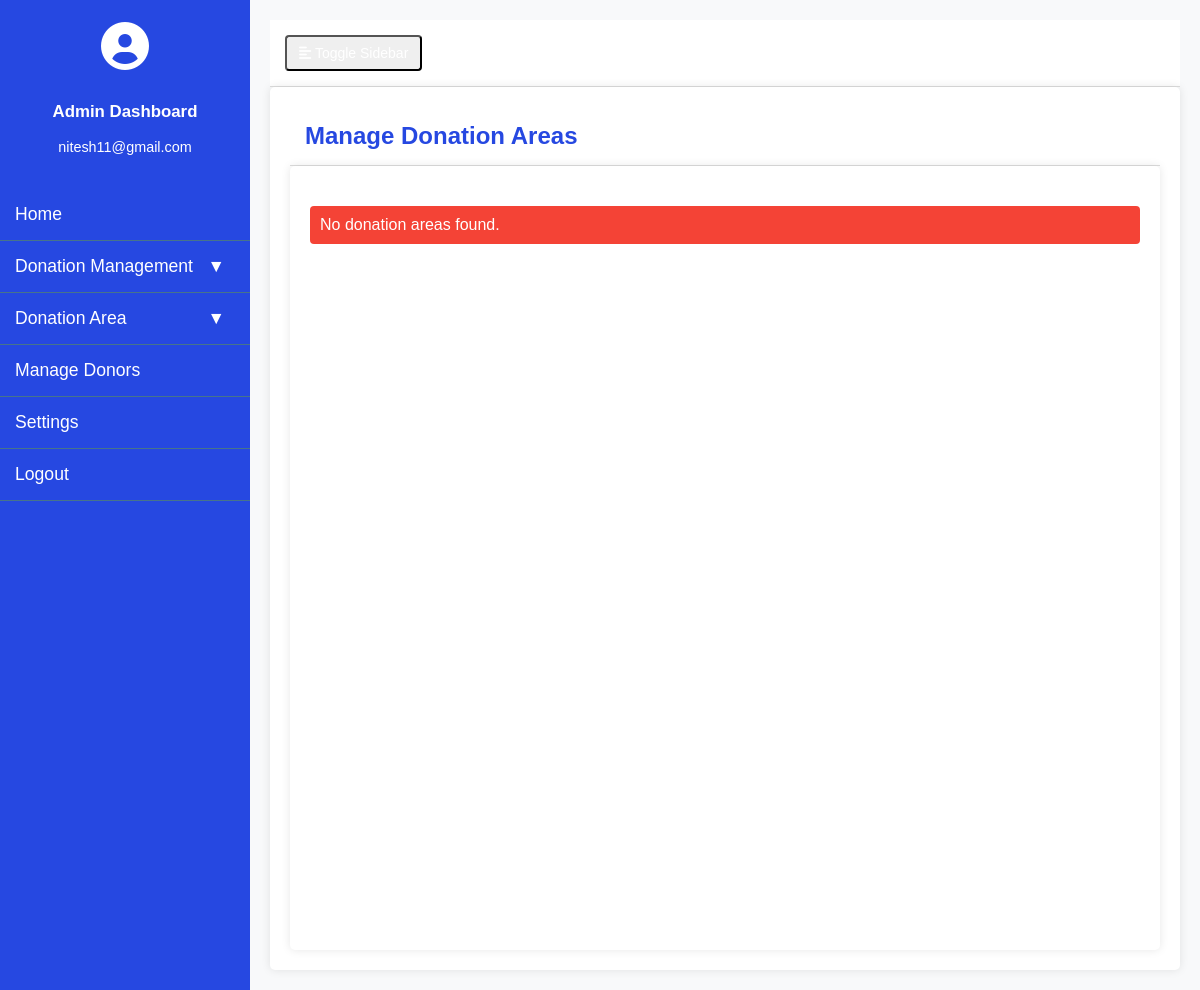
The page /manage_area/ (signed in) on the database as committed earlier.
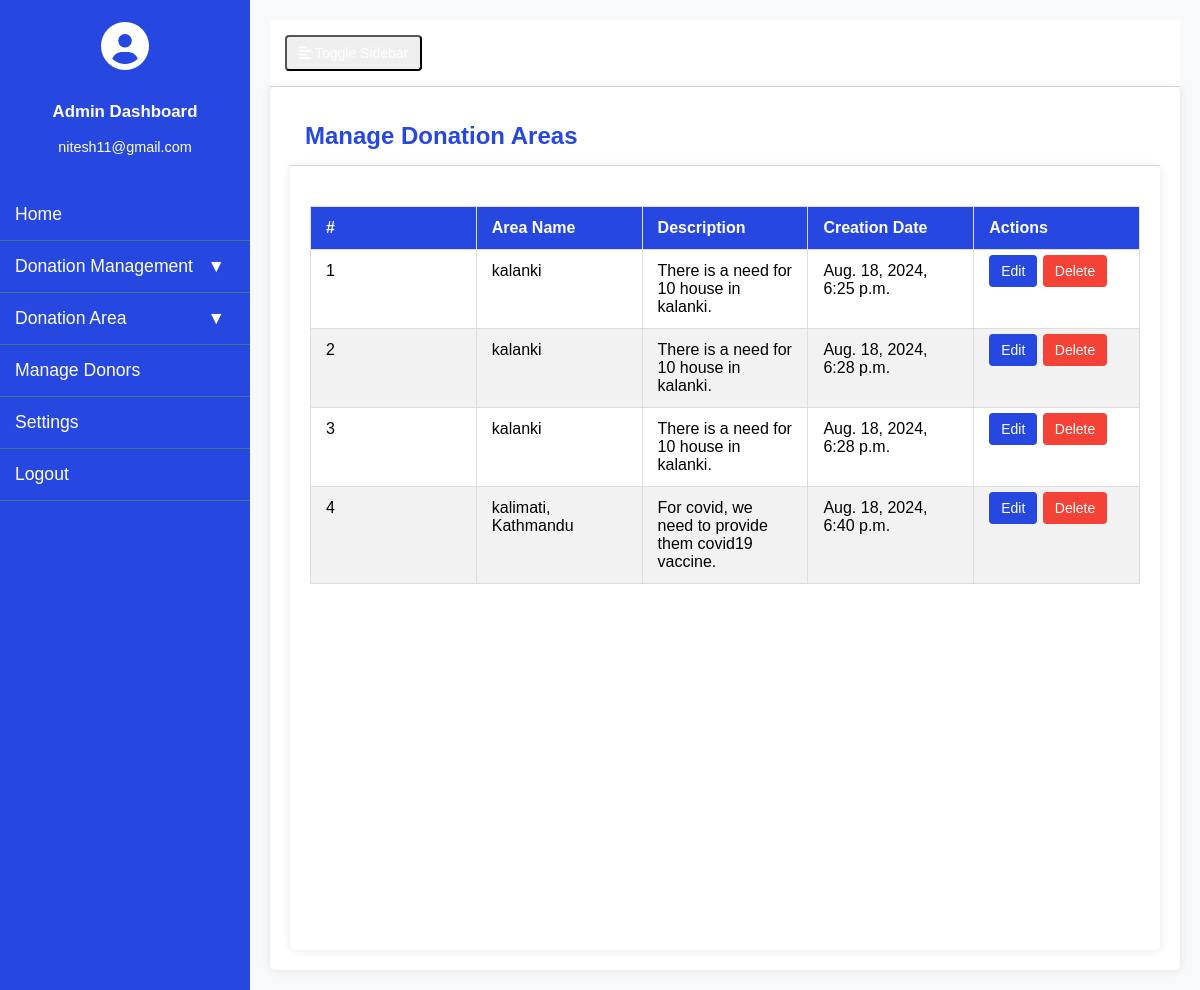
The same page on the database as committed later.
### donor_management/models.py (models this page shows, shortened)
class DonationArea(models.Model):
    area_name = models.CharField(max_length=300, null=True)
    description = models.CharField(max_length=500, null=True)
    created_at = models.DateTimeField(auto_now_add=True)

### Charity_Project/views.py (the view)
# urls.py: path('manage_area/', manage_donation_area, name='manage_area'),
def manage_donation_area(request):
    if not request.user.is_authenticated:
        return redirect('admin_login')
    area = DonationArea.objects.all()
    return render(request, 'manage_area.html',  locals())

### Charity_Project/templates/manage_area.html (shortened to what this page needs)
{% extends 'admin_base.html' %}
{% block content %}
<div class="navbar">
    <h2>Manage Donation Areas</h2>
</div>
<main>
    {% if area %}
        <table class="table">
            <thead>
                <tr>
                    <th>#</th>
                    <th>Area Name</th>
                    <th>Description</th>
                    <th>Creation Date</th>
                    <th>Actions</th>
                </tr>
            </thead>
            <tbody>
                {% for area in area %}
                <tr>
                    <td>{{ forloop.counter }}</td>
                    <td>{{ area.area_name }}</td>
                    <td class="description-cell">{{ area.description }}</td>
                    <td>{{ area.created_at }}</td>
                    <td>
                        <a href="" class="btn btn-edit">Edit</a>
                        <a href="" class="btn btn-delete" onclick="return confirm('Are you sure you want to delete this area?');">Delete</a>
                    </td>
                </tr>
                {% endfor %}
            </tbody>
        </table>
    {% else %}
        <div class="alert">
            No donation areas found.
        </div>
    {% endif %}
</main>
{% endblock %}

### Charity_Project/templates/admin_base.html (shortened to what this page needs)
<!DOCTYPE html>
<html lang="en">
<head>
    <link rel="stylesheet" href="https://cdnjs.cloudflare.com/ajax/libs/font-awesome/6.0.0-beta3/css/all.min.css">
</head>
<body>
    <div class="wrapper">
        <nav id="sidebar">
            <div class="sidebar-header">
                <div class="user-icon">
                    <i class="fas fa-user-circle"></i>
                </div>
                <div class="user-info">
                    <h3>Admin Dashboard</h3>
                    <p>{{ request.user.email }}</p>
                </div>
            </div>
            <ul class="list-unstyled components">
                <li><a href="">Home</a></li>
                <li class="dropdown">
                    <a href="#" class="dropdown-toggle">Donation Management</a>
                </li>
                <li class="dropdown">
                    <a href="#" class="dropdown-toggle">Donation Area</a>
                </li>
                <li><a href="{% url 'manage_donors' %}">Manage Donors</a></li>
                <li><a href="">Settings</a></li>
                <li><a href="{% url 'logout' %}">Logout</a></li>
            </ul>
        </nav>
        <div id="content">
            <nav class="navbar navbar-expand-lg navbar-light bg-light">
                <div class="container-fluid">
                    <button type="button" id="sidebarCollapse" class="btn btn-info">
                        <i class="fas fa-align-left"></i>
                    </button>
                </div>
            </nav>
            <main>
                {% block content %}{% endblock %}
            </main>
        </div>
    </div>
<link rel="stylesheet" href="https://cdn.datatables.net/2.1.3/css/dataTables.dataTables.css">
<link rel="stylesheet" href="https://cdn.datatables.net/buttons/3.1.1/css/buttons.dataTables.css">
</body>
</html>

### Charity_Project/templates/manage_area.html (style rules this page uses)
.navbar h2 { color: #2648e1; font-size: 24px; margin: 0; }
main { padding: 20px; background: #ffffff; border-radius: 5px; box-shadow: 0 0 10px rgba(0, 0, 0, 0.1); min-height: calc(100vh - 56px); }
.table { width: 100%; border-collapse: collapse; margin-top: 20px; table-layout: fixed; }
.table th, .table td { padding: 12px 15px; border: 1px solid #ddd; text-align: left; font-size: 16px; vertical-align: top; word-wrap: break-word; }
.table th { background-color: #2648e1; color: #fff; }
.table tbody tr:nth-child(even) { background-color: #f2f2f2; }
.description-cell { white-space: normal; overflow-wrap: break-word; }
.btn { padding: 8px 12px; border-radius: 4px; color: white; text-decoration: none; font-size: 14px; transition: background-color 0.3s ease; }
.btn-edit { background-color: #2648e1; margin-right: 1px; }
.btn-delete { background-color: #f44336; }

### Charity_Project/templates/admin_base.html (style rules this page uses)
body { font-family: 'Arial', sans-serif; background-color: #f8f9fa; margin: 0; padding: 0; overflow-x: hidden; }
.wrapper { display: flex; width: 100%; transition: margin-left 0.3s; }
#sidebar { min-width: 250px; max-width: 250px; background: #2648e1; color: #fff; transition: all 0.3s; position: fixed; height: 100%; overflow: auto; z-index: 1000; }
#sidebar .sidebar-header { padding: 20px; background: #2648e1; display: flex; align-items: center; justify-content: center; flex-direction: column; text-align: center; }
#sidebar .sidebar-header .user-icon { font-size: 3em; margin-bottom: 10px; }
#sidebar .sidebar-header .user-info { color: #fff; font-size: 0.9em; }
#sidebar ul.components { padding: 0; list-style: none; margin: 0; }
#sidebar ul li { border-bottom: 1px solid #47748b; position: relative; }
#sidebar ul li a { padding: 15px; display: block; color: #fff; text-decoration: none; font-size: 1.1em; transition: background 0.3s; }
#sidebar ul .dropdown-toggle::after { content: '\25BC'; float: right; margin-right: 10px; }
#content { width: 100%; padding: 20px; min-height: 100vh; margin-left: 250px; background-color: #f8f9fa; transition: margin-left 0.3s, width 0.3s; }
.navbar { padding: 15px; background: #ffffff; border-bottom: 1px solid #ddd; }
main { padding: 20px; background: #ffffff; border-radius: 5px; box-shadow: 0 0 10px rgba(0, 0, 0, 0.1); min-height: calc(100vh - 56px); }

Rows that differ between the two databases and show on the page:
added DonationArea: area_name "kalanki", description "There is a need for 10 house in kalanki.", created_at "Aug. 18, 2024, 6:25 p.m."
added DonationArea: area_name "kalanki", description "There is a need for 10 house in kalanki.", created_at "Aug. 18, 2024, 6:28 p.m."
added DonationArea: area_name "kalanki", description "There is a need for 10 house in kalanki.", created_at "Aug. 18, 2024, 6:28 p.m."
added DonationArea: area_name "kalimati, Kathmandu", description "For covid, we need to provide them covid19 vaccine.", created_at "Aug. 18, 2024, 6:40 p.m."
Other text that changed with them:
text no longer shown: "No donation areas found."
text now shown: "# Area Name Description Creation Date Actions"
